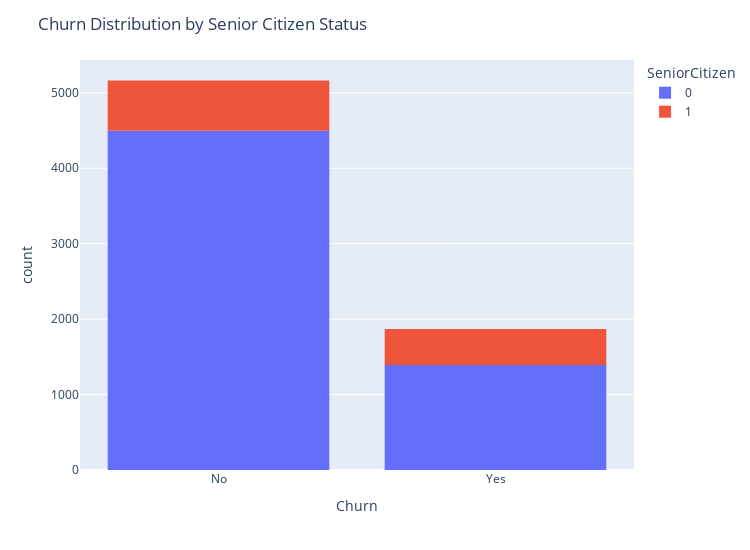
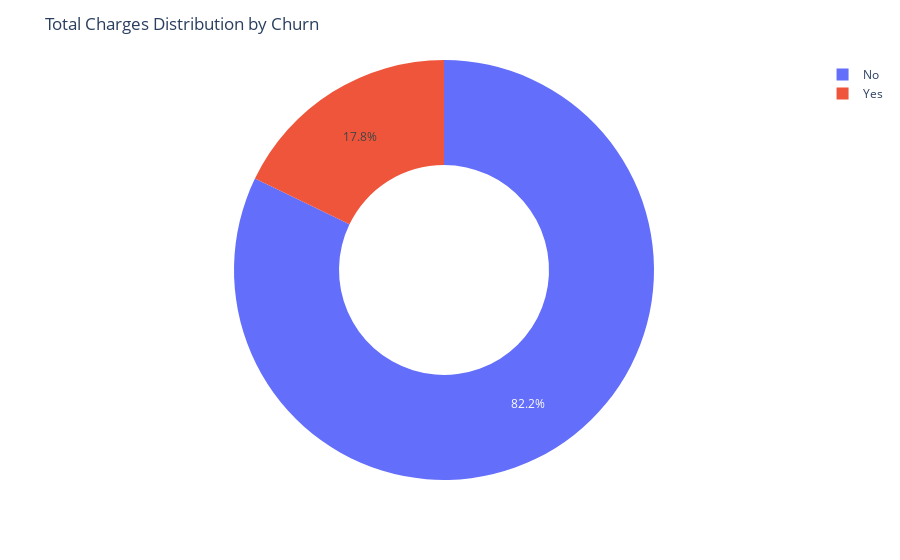

Notebook code cell kept with these figures, in order:
### Code cell
# Churn distribution by Senior Citizen status
diag = px.histogram(df, x="Churn", color="SeniorCitizen")
diag.update_layout(width=750, height=550, title="Churn Distribution by Senior Citizen Status")
diag.show()

# Total Charges distribution by Churn
diag = px.pie(df, values='TotalCharges', names='Churn', hole=0.5)
diag.update_layout(title="Total Charges Distribution by Churn")
diag.show()

### Figure 1 — Plotly figure (JSON) as saved in the notebook; plotly's stock layout.template omitted (floating-point values rounded to 4 significant figures; data arrays with more than 128 entries replaced by an {"elided": "..."} marker saying what was removed)
{"data": [{"bingroup": "x", "hovertemplate": "SeniorCitizen=0<br>Churn=%{x}<br>count=%{y}<extra></extra>", "legendgroup": "0", "marker": {"color": "#636efa", "pattern": {"shape": ""}}, "name": "0", "orientation": "v", "showlegend": true, "type": "histogram", "x": {"elided": "5890 str values"}, "xaxis": "x", "yaxis": "y"}, {"bingroup": "x", "hovertemplate": "SeniorCitizen=1<br>Churn=%{x}<br>count=%{y}<extra></extra>", "legendgroup": "1", "marker": {"color": "#EF553B", "pattern": {"shape": ""}}, "name": "1", "orientation": "v", "showlegend": true, "type": "histogram", "x": {"elided": "1142 str values"}, "xaxis": "x", "yaxis": "y"}], "layout": {"barmode": "relative", "height": 550, "legend": {"title": {"text": "SeniorCitizen"}, "tracegroupgap": 0}, "margin": {"t": 60}, "title": {"text": "Churn Distribution by Senior Citizen Status"}, "width": 750, "xaxis": {"anchor": "y", "domain": [0, 1], "title": {"text": "Churn"}}, "yaxis": {"anchor": "x", "domain": [0, 1], "title": {"text": "count"}}}}

### Figure 2 — Plotly figure (JSON) as saved in the notebook; plotly's stock layout.template omitted (floating-point values rounded to 4 significant figures; data arrays with more than 128 entries replaced by an {"elided": "..."} marker saying what was removed)
{"data": [{"domain": {"x": [0, 1], "y": [0, 1]}, "hole": 0.5, "hovertemplate": "Churn=%{label}<br>TotalCharges=%{value}<extra></extra>", "labels": {"elided": "7032 str values"}, "legendgroup": "", "name": "", "showlegend": true, "type": "pie", "values": {"elided": "7032 float values"}}], "layout": {"legend": {"tracegroupgap": 0}, "margin": {"t": 60}, "title": {"text": "Total Charges Distribution by Churn"}}}
